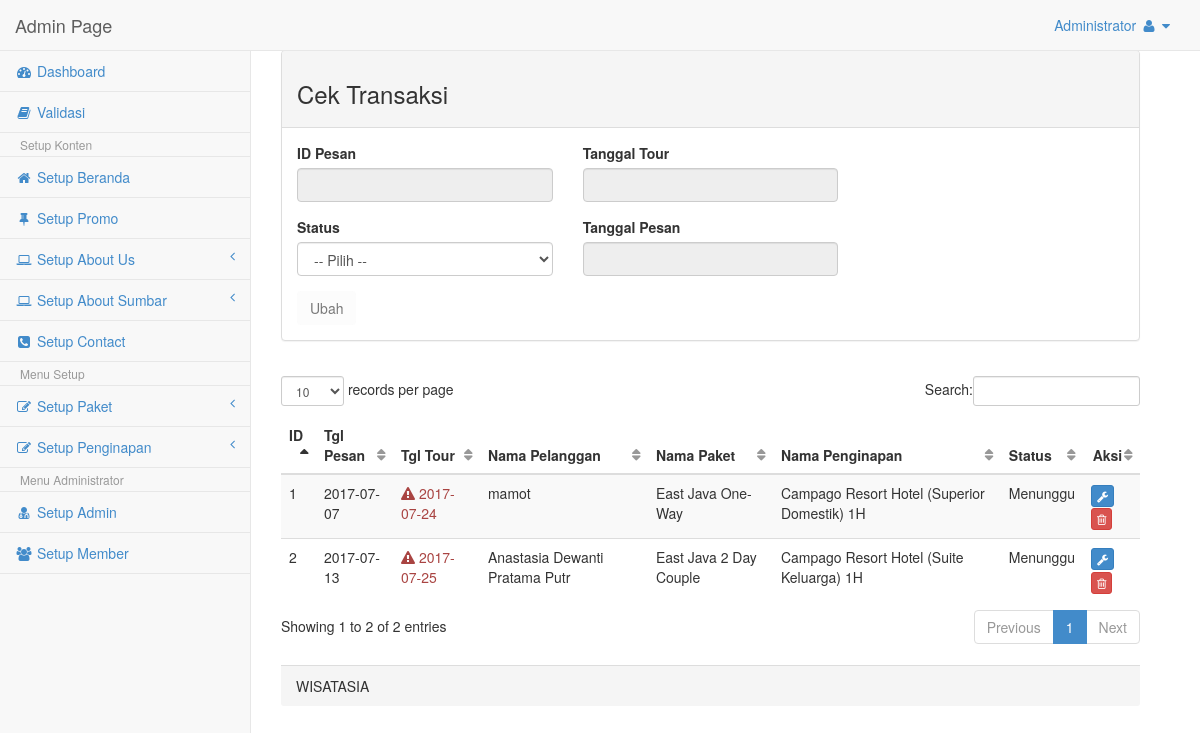
Page /Admin/cekTransaksi.php (signed in) on the committed database.
### tables this page shows
CREATE TABLE IF NOT EXISTS `tbl_pesan` (
`id_pesan` int(11) NOT NULL,
  `id_user` int(11) NOT NULL,
  `id_paket` int(11) NOT NULL,
  `id_hotel` int(11) NOT NULL,
  `tgl_pesan` date NOT NULL,
  `tgl_tour` date NOT NULL,
  `status` char(2) NOT NULL DEFAULT 'S1'
);

CREATE TABLE IF NOT EXISTS `tbl_user` (
`id_user` int(11) NOT NULL,
  `nama_user` varchar(30) NOT NULL,
  `email_user` varchar(50) NOT NULL,
  `tipe_id` varchar(20) NOT NULL,
  `no_id` varchar(30) NOT NULL,
  `no_hp` varchar(14) NOT NULL,
  `no_rek` varchar(50) NOT NULL,
  `nama_rek` varchar(50) NOT NULL,
  `username` varchar(30) NOT NULL,
  `password` varchar(12) NOT NULL,
  `tgl_lahir` varchar(30) NOT NULL,
  `jekel` varchar(1) NOT NULL,
  `alamat` text NOT NULL
);

CREATE TABLE IF NOT EXISTS `tbl_paket` (
`id_paket` int(11) NOT NULL,
  `id_kategori` int(11) NOT NULL,
  `nama_paket` varchar(50) NOT NULL,
  `harga_paket` int(11) NOT NULL,
  `ket_paket` text NOT NULL
);

CREATE TABLE IF NOT EXISTS `tbl_hotel` (
`id_hotel` int(11) NOT NULL,
  `kd_daerah` varchar(6) NOT NULL,
  `hotel` varchar(100) NOT NULL,
  `bintang` tinyint(1) NOT NULL,
  `harga` int(11) NOT NULL,
  `ket_hotel` text NOT NULL
);

### Admin/cekTransaksi.php (the view, shortened to what this page needs)
<?php session_start();
if(isset($_SESSION['user_admin'])){
	$level		=$_SESSION['level'];
?>
<!DOCTYPE html>
<html>
<head>
    <link href="css/bootstrap.min.css" rel="stylesheet">
    <link href="font-awesome/css/font-awesome.css" rel="stylesheet">
    <link href="css/plugins/dataTables/dataTables.bootstrap.css" rel="stylesheet">
    <link href="css/sb-admin.css" rel="stylesheet">
</head>
<body>
    <div id="wrapper">
       	<?php
			if($level=='admin'){
				include"nav.php";
			}else if($level=='operator'){
				include"nav_operator.php";
			}else{
				echo "Anda tidak punya hak access!! Hayoo!! sapa Loe??";
			}
		?>
        <div id="page-wrapper">
            <div class="row col-lg-12">
                <div class="panel panel-default">
                    <div class="panel-heading"><h3>Cek Transaksi</h3></div>
                    <div class="panel-body">
                        <form name="cekTransaksi" action="cekTransaksi.php" method="post" enctype="multipart/form-data">
                        <fieldset>
                        	<div class="row">
                            <div class="col-lg-4">
                                <div class="form-group">
                                    <label>ID Pesan</label>
                                    <input class="form-control" name="id" type="text" value="<?php echo $ngisi['id_pesan']; ?>" readonly>
                                </div>
                                <div class="form-group">
                                    <label>Status</label>
                                    <select class="form-control" name="status">
                                    	<?php
                                        for($i=0; $i<=4; $i++){
											if($i==1){
												$value="S1";
												$salue="Menunggu";
											}else if($i==2){
												$value="S2";
												$salue="Lunas";
											}else if($i==3){
												$value="S3";
												$salue="Bayar diTempat";
											}else if($i==4){
												$value="S4";
												$salue="Telah Tour";
											}else{
												$value="";
												$salue="-- Pilih --";
											}
											if($ngisi['status']==$value){
												$sel= "selected";
											}else{
												$sel= "";
											}
											echo "<option value='$value' $sel>$salue</option>";
										}
										?>
                                    </select>
                                </div>
                            </div>
                            <div class="col-lg-4">
                                <div class="form-group">
                                    <label>Tanggal Tour</label>
                                    <input class="form-control" name="tgl_tour" type="text" value="<?php echo $ngisi['tgl_tour']; ?>" readonly>
                                </div>
                                <div class="form-group">
                                    <label>Tanggal Pesan</label>
                                    <input class="form-control" name="tgl_tour" type="text" value="<?php echo $ngisi['tgl_pesan']; ?>" readonly>
                                </div>
                       		</div>
                            </div>
                                <?php
                                    if (isset($_GET['id'])){
                                ?>
                                <input name="Edit" type="submit" value="Ubah" class="btn btn-info" data-hint="Klik untuk Edit Post">
                                </div>
                                <?php
                                    }else{
                                ?>
                                <input name="Edit" type="submit" value="Ubah" class="btn" disabled>
                                </div>
                                <?php
                                    }
                                ?>
                    </div>
                    <div class="panel-body">
                        <div class="row col-lg-13">
                        	<div class="table-responsive">
                        	<table class="table table-hover table-striped" id="dataTables-transaksi">
                                <thead>
                                    <tr>
                                        <th class="text-left">ID</th>
                                        <th class="text-left">Tgl Pesan</th>
                                        <th class="text-left">Tgl Tour</th>
                                        <th class="text-left">Nama Pelanggan</th>
                                        <th class="text-left">Nama Paket</th>
                                        <th class="text-left">Nama Penginapan</th>
                                        <th class="text-left">Status</th>
                                        <th class="text-center">Aksi</th>
                                    </tr>
                                </thead>
                                <tbody>
                                <?php
                                    $comot=mysql_query("SELECT * FROM tbl_pesan, tbl_paket, tbl_hotel, tbl_user WHERE
														tbl_pesan.id_user=tbl_user.id_user AND tbl_pesan.id_paket=tbl_paket.id_paket AND
														tbl_pesan.id_hotel=tbl_hotel.id_hotel");
                                    while($isi_tbl=mysql_fetch_array($comot))
                                    {
									$total_harga	=$isi_tbl['harga_paket']+$isi_tbl['harga'];
									$now= date("Y-m-d");
                                ?>
                                    <tr>
                                        <td><?php echo $isi_tbl['id_pesan'] ?></td>
                                        <td><?php echo $isi_tbl['tgl_pesan']; ?></td>
                                        <td><?php
										if($isi_tbl['tgl_tour']<$now){
											$txtS="Kadaluarsa!!";
											echo "<div class='tooltip-demo'><span data-toggle='tooltip' data-placement='top' title='".$txtS."'><div class='text-danger'><i class='fa fa-warning'></i>&nbsp".$isi_tbl['tgl_tour']."</div></span></div>";
										}else{
											echo $isi_tbl['tgl_tour'];
										}?></td>
                                        <td><?php echo $isi_tbl['nama_user']; ?></td>
                                        <td><div class="tooltip-demo"><span data-toggle="tooltip" data-placement="top"
											title="<?php echo $isi_tbl['harga_paket']; ?> IDR">
											<?php echo $isi_tbl['nama_paket']; ?></span></div>
										</td>
                                        <td><div class="tooltip-demo"><span data-toggle="tooltip" data-placement="top"
											title="<?php echo $isi_tbl['harga']; ?> IDR">
											<?php echo $isi_tbl['hotel']; ?></span></div>
										</td>
                                        <td><div class="tooltip-demo"><span data-toggle="tooltip" data-placement="top"
											title="Total Harga <?php echo $total_harga; ?> IDR">
											<?php
                                        	if($isi_tbl['status']=='S1'){
												$stat="Menunggu";
											}else if($isi_tbl['status']=='S2'){
												$stat="Lunas";
											}else if($isi_tbl['status']=='S3'){
												$stat="Bayar diTempat";
											}else if($isi_tbl['status']=='S4'){
												$stat="Telah Tour";
											}else{
												$stat="";
											}
											echo $stat;
											?></span></div>
										</td>
                                        <td>
										<div class="tooltip-demo">
                                        	<a href="cekTransaksi.php?id=<?php echo $isi_tbl[0]; ?>"><button type="button" class="btn btn-xs btn-primary" data-toggle="tooltip" data-placement="top" title="Edit Transaksi"><i class="fa fa-wrench"></i></button></a>
                                            <a href="delTransaksi.php?id=<?php echo $isi_tbl[0]; ?>"><button type="button" class="btn btn-xs btn-danger"data-toggle="tooltip" data-placement="top" title="Delete Transaksi"><i class="fa fa-trash-o"></i></button></a>
                                   		</div>
                                        </td>
                                    </tr>
                                <?php
                                    }
                                ?>
                                </tbody>
                            </table>
                            </div>
                        </div>
					</div>
                    <div class="panel-footer">WISATASIA</div>
                </div>
			</div>
        </div>
</body>
</html>
<?php
}else{
	session_destroy();
	header('Location:index.php?status=Silahkan Login');
}
?>

### Admin/nav.php (shortened to what this page needs)
<?php
	$username=$_SESSION['user_admin'];
	$comot_admin=mysql_query("select nama from tbl_admin where user_admin='$username'");
	$ngisi_admin=mysql_fetch_array($comot_admin);
?>
<nav class="navbar navbar-default navbar-fixed-top" role="navigation" style="margin-bottom: 0">
    <div class="navbar-header">
        <a class="navbar-brand" href="home.php">Admin Page</a>
    </div>
    <ul class="nav navbar-top-links navbar-right">
        <li class="dropdown">
            <a class="dropdown-toggle" data-toggle="dropdown" href="#"><?php echo $ngisi_admin['nama']; ?>
                <i class="fa fa-user fa-fw"></i>  <i class="fa fa-caret-down"></i>
            </a>
        </li>
    </ul>
    <div class="navbar-default navbar-static-side" role="navigation">
        <div class="sidebar-collapse">
            <ul class="nav" id="side-menu">
                <li><a href="home.php"><i class="fa fa-dashboard fa-fw"></i> Dashboard</a></li>
                <li><a href="cekTransaksi.php"><i class="fa fa-book fa-fw"></i> Validasi</a>
                <li class="dropdown-header">Setup Konten</li>
                <li><a href="setupBeranda.php"><i class="fa fa-home fa-fw"></i> Setup Beranda</a>
                <li><a href="setupSlider.php"><i class="fa fa-thumb-tack fa-fw"></i> Setup Promo</a>
                <li>
                    <a href="#"><i class="fa fa-laptop fa-fw"></i> Setup About Us<span class="fa arrow"></span></a>
                </li>
                <li>
                    <a href="#"><i class="fa fa-laptop fa-fw"></i> Setup About Sumbar<span class="fa arrow"></span></a>
                </li>
                <li><a href="setupContact.php"><i class="fa fa-phone-square fa-fw"></i> Setup Contact</a>
                <li class="dropdown-header">Menu Setup</li>
                <li>
                    <a href="#"><i class="fa fa-edit fa-fw"></i> Setup Paket<span class="fa arrow"></span></a>
                </li>
                <li>
                    <a href="#"><i class="fa fa-edit fa-fw"></i> Setup Penginapan<span class="fa arrow"></span></a>
                </li>
                <li class="dropdown-header">Menu Administrator</li>
                <li><a href="setupAdmin.php"><i class="fa fa-user-md fa-fw"></i> Setup Admin</a>
                <li><a href="setupMember.php"><i class="fa fa-users fa-fw"></i> Setup Member</a>
            </ul>
        </div>
    </div>
</nav>

### Admin/css/sb-admin.css (style rules this page uses)
body { background-color: #f8f8f8; padding-top: 100px; }
@media (min-width:768px) { body { padding-top: 50px; } }
#wrapper { width: 100%; }
#page-wrapper { padding: 0 15px; min-height: 568px; background-color: #fff; }
@media (min-width:768px) { #page-wrapper { position: inherit; margin: 0 0 0 250px; padding: 0 30px; min-height: 1300px; border-left: 1px solid #e7e7e7; } }
.navbar-static-side ul li { border-bottom: 1px solid #e7e7e7; }
.navbar-top-links li { display: inline-block; }
.navbar-top-links li:last-child { margin-right: 15px; }
.navbar-top-links li a { padding: 15px; min-height: 50px; }
.arrow { float: right; }
.fa.arrow:before { content: "\f104"; }
@media (min-width:768px) { .navbar-static-side { z-index: 1; position: absolute; width: 250px; margin-top: 51px; } }
table.dataTable thead .sorting, table.dataTable thead .sorting_asc, table.dataTable thead .sorting_desc, table.dataTable thead .sorting_asc_disabled, table.dataTable thead .sorting_desc_disabled { background: transparent; }
table.dataTable thead .sorting_asc:after { content: "\f0de"; float: right; font-family: fontawesome; }
table.dataTable thead .sorting:after { content: "\f0dc"; float: right; font-family: fontawesome; color: rgba(50,50,50,.5); }

### rows in the picture
tbl_pesan: id_pesan "1", tgl_pesan "2017-07-07", tgl_tour "2017-07-24", id_user.nama_user "mamot", id_paket.nama_paket "East Java One-Way", id_hotel.hotel "Campago Resort Hotel (Superior Domestik) 1H", status "Menunggu"
tbl_pesan: id_pesan "2", tgl_pesan "2017-07-13", tgl_tour "2017-07-25", id_user.nama_user "Anastasia Dewanti Pratama Putr", id_paket.nama_paket "East Java 2 Day Couple", id_hotel.hotel "Campago Resort Hotel (Suite Keluarga) 1H", status "Menunggu"

### other values in the picture
$ngisi_admin['nama'] "Administrator"
form field status "-- Pilih --"
